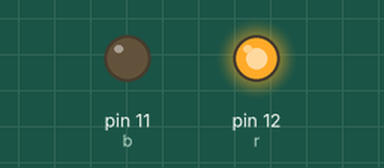
A sketch run on a simulated Arduino Uno, built with avr-gcc and run on an emulated ATmega328P. Parts: output pins drawn as LEDs (lit = HIGH).

Above: at 0.3 s.
At 8.7 s:
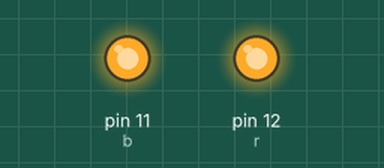
At 18.3 s:
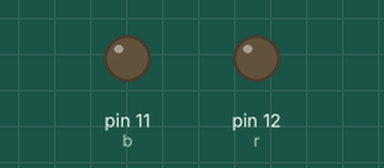
At 37.1 s:
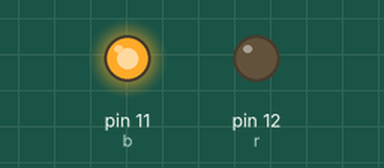
Timing chart, 0 to 39.0 s (numbered marks = the images above):
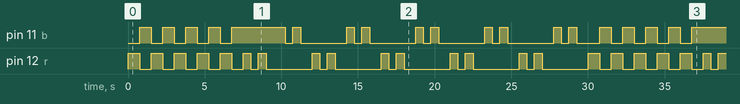

The sketch:

for_loop_Demonsration.ino
```cpp
// for loop Demonsration
int r=12;
int b=11;
int i;
int d=750;

void setup() {

pinMode(r,OUTPUT);
pinMode(b,OUTPUT);
}

void loop() {
  for(i=0;i<5;i++){
    digitalWrite(r,HIGH);
    digitalWrite(b,LOW);
    delay(d);
    digitalWrite(r,LOW);
    digitalWrite(b,HIGH);
    delay(d);
  }

  for(i=0;i<5;i++){
    digitalWrite(r,HIGH);
    delay(500);
    digitalWrite(r,LOW);
    delay(500);
    digitalWrite(r,HIGH);
    delay(500);
    digitalWrite(r,LOW);
    delay(d);

    digitalWrite(b,HIGH);
    delay(500);
    digitalWrite(b,LOW);
    delay(500);
    digitalWrite(b,HIGH);
    delay(500);
    digitalWrite(b,LOW);
    delay(d);
  }

}
```

Measured:
- by itself, pin 11 (b), pin 12 (r): moves between LOW and HIGH, repeating every 30.0 s
- by itself, everything shown: repeats every 30.0 s, in 49 steps
